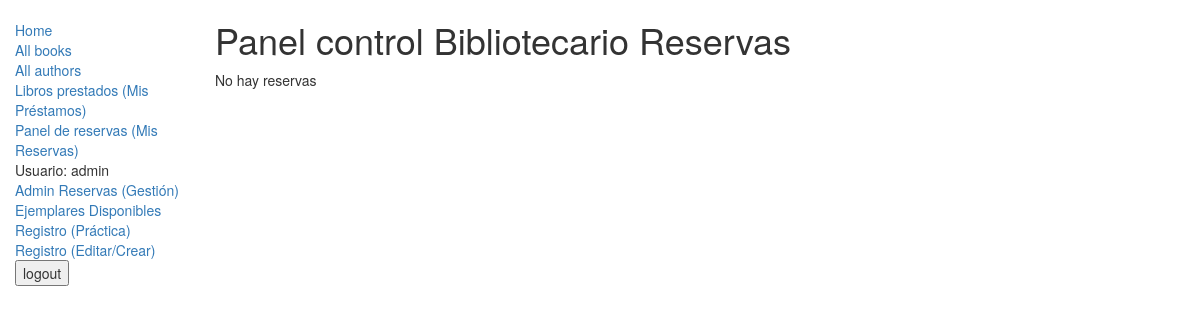
Page /catalog/ControlReservas/ (signed in) on the earlier database version.
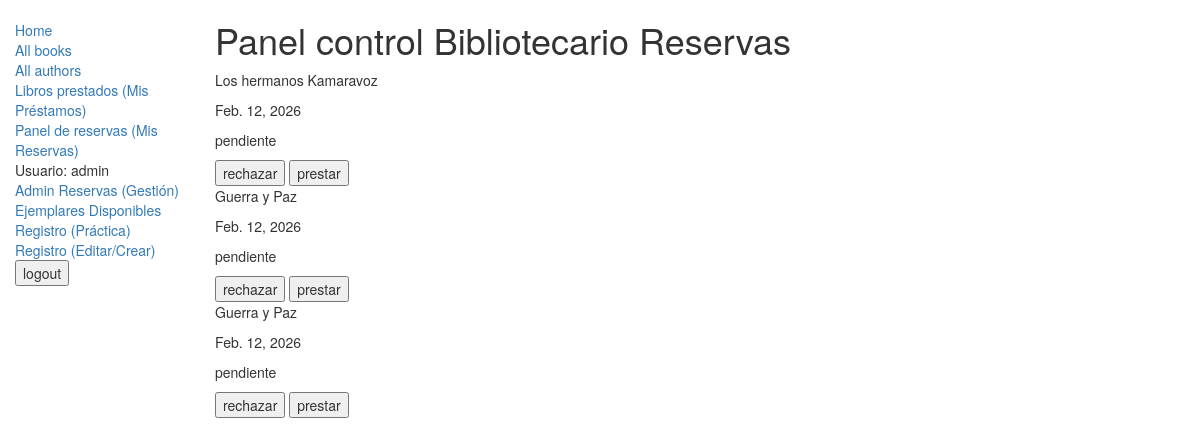
Same page on the later database version.
### catalog/models.py (models this page shows, shortened)
class Reservation(models.Model):
    usuario_reservador = models.ForeignKey(lector, on_delete=models.CASCADE, related_name="lectores", related_query_name="lectoresquery")
    book_instance = models.ForeignKey(BookInstance, on_delete=models.CASCADE, related_name= "ejemplares", related_query_name="ejemplaresquery")
    fecha_reserva = models.DateField(auto_now_add=True)
    estado = models.CharField(
        max_length=20,
        choices=[
            ('pendiente','Pendiente'),
            ('aprobada','Aprobada'),
            ('rechazada','Rechazada'),
        ],
        default='pendiente'
    )

class BookInstance(models.Model):
    id = models.UUIDField(primary_key = True, default=uuid.uuid4,help_text="id unico del ejemplar en toda la biblioteca")
    imprent = models.CharField(max_length= 200, help_text="Introduce el nombre de la editorial")
    due_back = models.DateField(null=True,blank = True)
    loan_status =(
            ("m","Maintenance"),
            ("o","on loan"),
            ("a","available"),
            ("r","reserverd")
        )
    pdf = models.FileField(upload_to="pdfs/", null=True, blank=True)
    video = models.FileField(upload_to="videos/", null=True , blank = True)
    book = models.ForeignKey(Book,on_delete = models.SET_NULL, null = True)
    lenguaje = models.ForeignKey("Language", on_delete = models.SET_NULL , null = True)
    status = models.CharField(max_length = 1, choices = loan_status, blank = True, default = "m",help_text = "Disponibilidad d del ejemplar")
    lector = models.ForeignKey("lector", on_delete= models.SET_NULL, null=True )
    portada = models.ImageField(upload_to="portadas/", null=True , blank=True)
    reservadores = models.ManyToManyField(
        "lector",
        through='Reservation',
        related_name='reservas'
    )
    class Meta:
        ordering = ["due_back"]

class Book(models.Model):
    title = models.CharField(max_length = 200, help_text= "Introduce el nombre del libro")
    author = models.ForeignKey("Author",on_delete = models.SET_NULL, null= True)
    summary = models.TextField(max_length = 1000 , help_text = "ingrese una breve descripcion del libro")
    genre = models.ManyToManyField(Genre,help_text = "Selecciona un genero")
    def display_genre(self):
        """
           crea un string para el admin
        """
        return " ".join([genre.name for genre in self.genre.all()])
    display_genre.shortDescription = "Genre"
    isbn = models.CharField("ISBN",max_length = 13,help_text = "13 Caracteres <a href='https://www.isbn-international.org/content/what-isbn'ISBN number</a>")

### catalog/views.py (the view)
# urls.py: path("ControlReservas/", views.PanelReservasAdmin.as_view(), name="adminReservas"),
class PanelReservasAdmin(PermissionRequiredMixin,generic.ListView):
    model = Reservation
    template_name = "catalog/reservasAdminControl.html"
    paginate_by = 4
    permission_required = "catalog.bibliotecario_poder"
    def get_queryset(self):
        return super().get_queryset().filter(estado__iexact="pendiente")

### catalog/templates/catalog/reservasAdminControl.html (shortened to what this page needs)
{%extends "base_generic.html"%}
{%block content%}
<h1>Panel control Bibliotecario Reservas</h1>
{%if object_list%}
{%for reserva in object_list%}
<p>{{reserva.book_instance.book.title}}</p>
<p>{{reserva.fecha_reserva}}</p>
<p>{{reserva.estado}}</p>
<form action="{%url 'control' reserva.pk %}" method="post">
    <input type="submit" name="rechazar" value="rechazar">
    <input type="submit" name="prestar" value="prestar">
</form>
{%endfor%}
{%else%}
<p>No hay reservas</p>
{%endif%}
{%endblock%}

### catalog/templates/base_generic.html (shortened to what this page needs)
<!DOCTYPE html>
<html lang="en">
<head>
  <link rel="stylesheet" href="https://maxcdn.bootstrapcdn.com/bootstrap/3.3.7/css/bootstrap.min.css">
  {% load static %}
  <link rel="stylesheet" href="{% static 'css/styles.css' %}">
</head>
<body>
  <div class="container-fluid">
    <div class="row">
      <div class="col-sm-2">
        {% block sidebar %}
        <ul class="sidebar-nav">
          <li><a href="{% url 'index' %}">Home</a></li>
          <li><a href="{%url 'listabooks' %}">All books</a></li>
          <li><a href="{% url 'listaauthors' %}">All authors</a></li>
          <li><a href="{% url 'prestados'%}">Libros prestados (Mis Préstamos)</a></li>
          <li><a href="{% url 'panelReservas'%}">Panel de reservas (Mis Reservas)</a></li>
          {%if user.is_authenticated%}
          <li>Usuario: {{user.get_username}}</li>
          {% if perms.catalog.bibliotecario_poder%}
          <li><a href="{%url 'adminReservas'%}">Admin Reservas (Gestión)</a></li>
          {%endif%}
          <li><a href="{% url 'ejemplaresDisp'%}">Ejemplares Disponibles</a></li>
          <li><a href="{% url 'registro2' %}">Registro (Práctica)</a></li>
          <li><a href="{% url 'editarCrear' %}">Registro (Editar/Crear)</a></li>
          <form action="{%url 'logout'%}" method="post">
            <input type="submit" value="logout">
          </form>
          {%else%}
          <li><a href="{%url 'registro'%}">Registro</a></li>
          <li><a href="{%url 'login'%}?next={% url 'index'%}">Login</a></li>
          {%endif%}
        </ul>
        {% endblock %}
      </div>
      <div class="col-sm-10 ">
        {% block content %}{% endblock %}
      </div>
    </div>
  </div>
</body>
</html>

### catalog/static/css/styles.css (style rules this page uses)
.sidebar-nav { margin-top: 20px; padding:0; list-style: none; }

Differences in the rows shown:
added Reservation: book_instance.book "Los hermanos Kamaravoz", fecha_reserva "Feb. 12, 2026", estado "pendiente"
added Reservation: book_instance.book "Guerra y Paz", fecha_reserva "Feb. 12, 2026", estado "pendiente"
added Reservation: book_instance.book "Guerra y Paz", fecha_reserva "Feb. 12, 2026", estado "pendiente"
Other differences:
text no longer shown: "No hay reservas"
